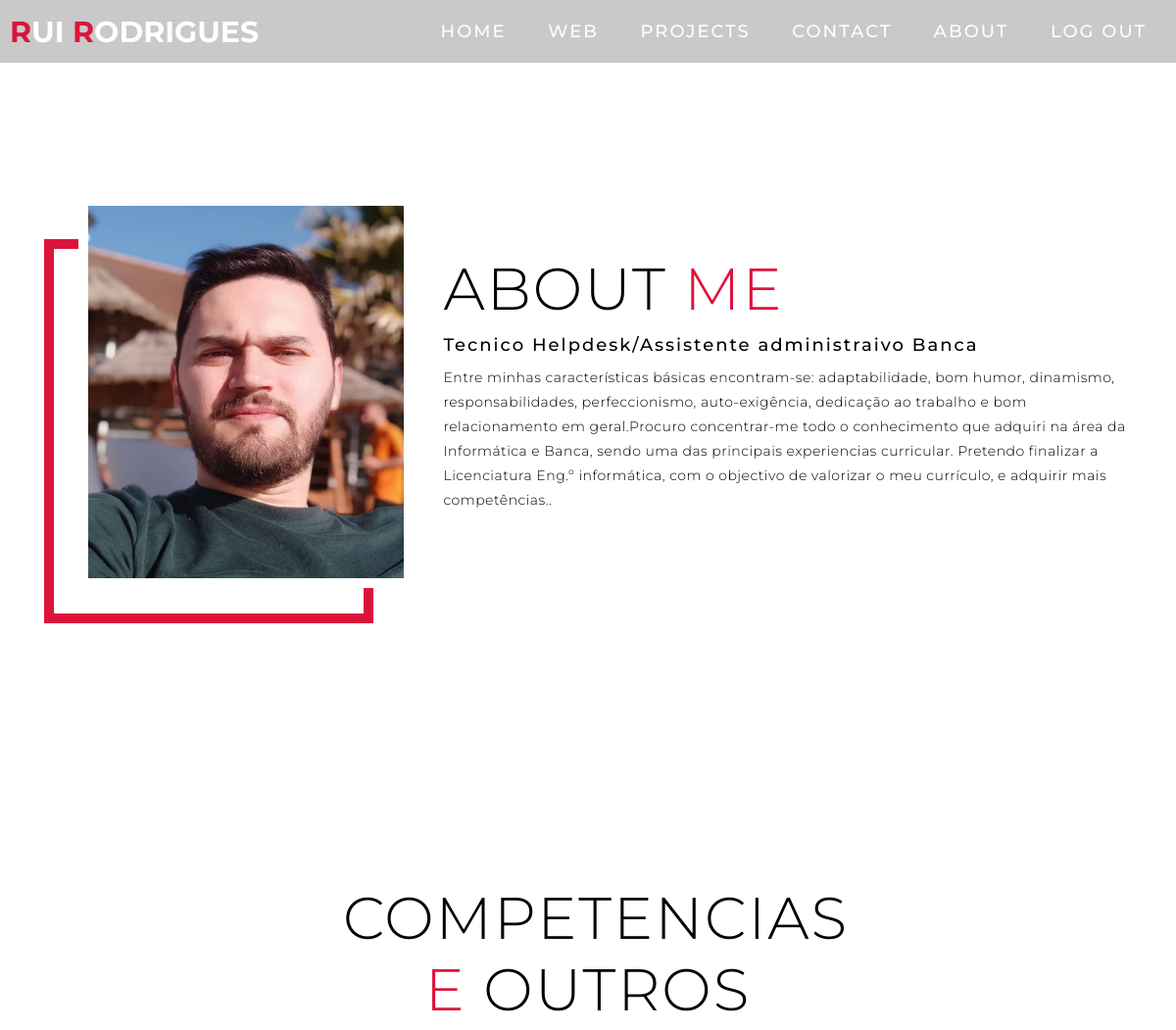
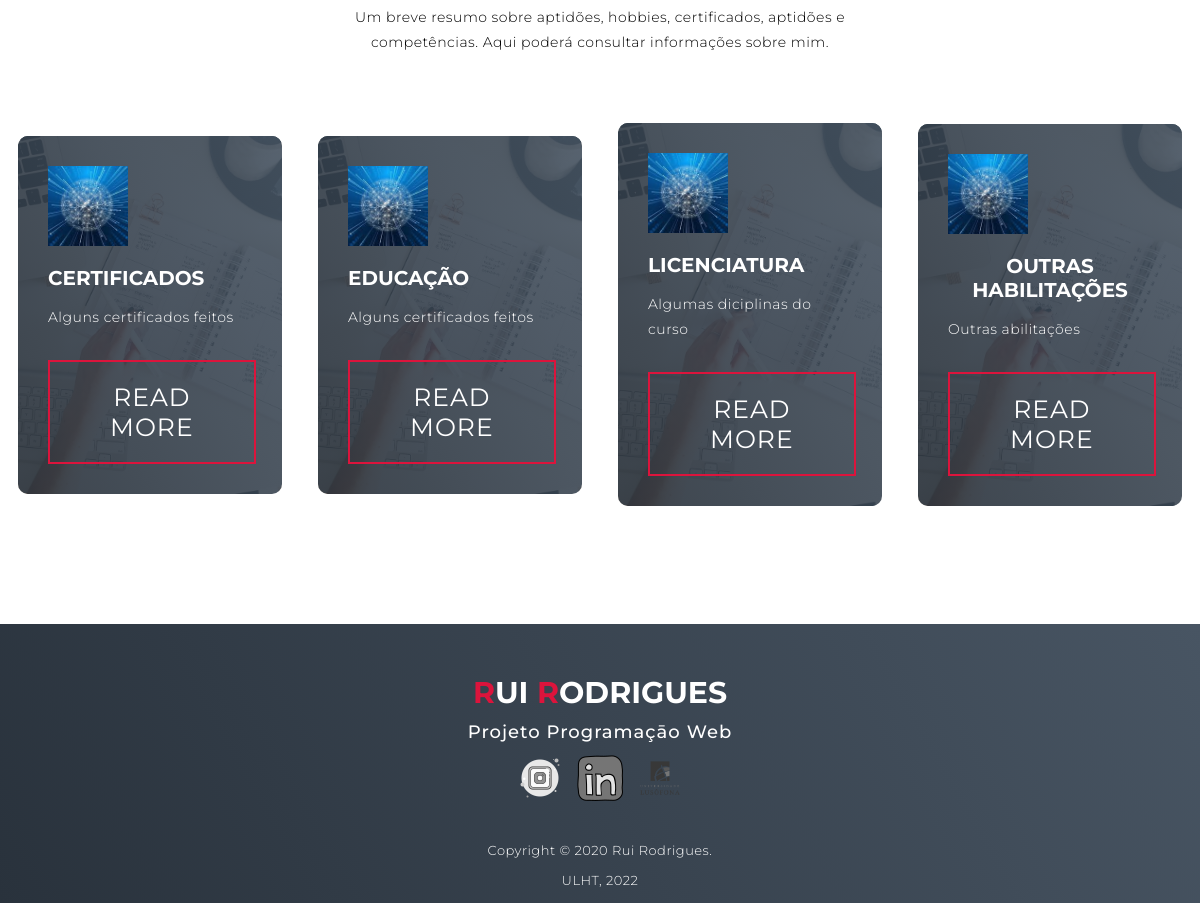
Screenshot of /about (signed in) with the database file from the repository (2 pictures, top to bottom).
### portfolio/models.py (models this page shows)
class About(models.Model):
    logo = models.ImageField(upload_to='image', null=True)
    titulo = models.CharField(max_length=20)
    texto = models.CharField(max_length=50)
    url = models.CharField(max_length=250)

### portfolio/views.py (the view)
# urls.py: path('about', views.about_page_view, name='about'),
def about_page_view(request):
    context = {'about': About.objects.all()}
    return render(request, 'portfolio/about.html', context)

### portfolio/templates/portfolio/about.html (shortened to what this page needs)
{% extends 'portfolio/layout.html' %}
{% load static %}
{% block content %}
    <section id="about">
        <div class="about container">
            <div class="col-left">
                <div class="about-img">
                    <img src="{% static 'portfolio/image/rui.png' %}" alt="img">
                </div>
            </div>
            <div class="col-right">
                <h1 class="section-title">About <span>me</span></h1>
                <h2>Tecnico Helpdesk/Assistente administraivo Banca</h2>
                <p>Entre minhas características básicas encontram-se: adaptabilidade, bom humor, dinamismo,
                    responsabilidades, perfeccionismo, auto-exigência, dedicação ao trabalho e bom relacionamento em
                    geral.Procuro concentrar-me todo o conhecimento que adquiri na área da Informática e Banca, sendo
                    uma das principais experiencias curricular.
                    Pretendo finalizar a Licenciatura Eng.º informática, com o objectivo de valorizar o meu currículo, e
                    adquirir mais competências..</p>
            </div>
        </div>
    </section>
    {% if user.is_authenticated %}
        <section id="services">
            <div class="services container">
                <div class="service-top">
                    <h1 class="section-title">Competencias<span> e </span>outros</h1>
                    <p>Um breve resumo sobre aptidões, hobbies, certificados, aptidões e competências. Aqui poderá
                        consultar
                        informações sobre mim.</p>
                </div>
                <div class="service-bottom">
                    {% for about_content in about %}
                        <div class="service-item">
                            {% load static %}
                            <div class="icon"><img src="{{ about_content.logo.url }}" alt=""/></div>
                            <h2>{{ about_content.titulo }} </h2>
                            <p>{{ about_content.texto }}</p>
                            <a href="{{ about_content.url }}" class="cta">read more</a>
                        </div>
                    {% endfor %}
                </div>
            </div>
        </section>
    {% endif %}
{% endblock %}

### portfolio/templates/portfolio/layout.html (shortened to what this page needs)
{% load static from static %}
<!DOCTYPE html>
<html lang="en">
<head>
    <link rel="stylesheet" href="{% static 'portfolio/css/estilos.css' %}">
    <link rel="stylesheet" href="{% static 'portfolio/css/app.js' %}">
</head>
<body>
<section id="header">
    <div class="header container">
        <div class="nav-bar">
            <div class="brand">
                <a href="about">
                    <h1><span>R</span>ui <span>R</span>odrigues</h1>
                </a>
            </div>
            <div class="nav-list">
                {% if user.is_authenticated %}
                    <ul>
                        <li><a href="home">Home</a></li>
                        <li><a href="web">Web</a></li>
                        <li><a href="projects">Projects</a></li>
                        <li><a href="contact">Contact</a></li>
                        <li><a href="about">About</a></li>
                        <li><a href="{% url 'logout' %}">Log out</a></li>
                    </ul>
                {% endif %}
            </div>
        </div>
    </div>
</section>
<main>
    {% block content %}
    {% endblock content %}
</main>
{% if user.is_authenticated %}
    <section id="footer">
        <div class="footer container">
            <div class="brand">
                <h1><span>R</span>ui <span>R</span>odrigues</h1>
            </div>
            <h2>Projeto Programaçāo Web</h2>
            <div class="social-icon">
                <div class="social-item">
                    <a href="https://www.instagram.com/rui_rodrigz"><img src="static/portfolio/image/instagram-50.png"/></a>
                </div>
                <div class="social-item">
                    <a href="https://www.linkedin.com/in/rui-rodrigues-8a8ab08b"><img
                            src="static/portfolio/image/linkedin-50.png"/></a>
                </div>
                <div class="social-item">
                    <a href="https://www.ulusofona.pt"><img
                            src="static/portfolio/image/logo_ulht.png"/></a>
                </div>
            </div>
            <p>Copyright © 2020 Rui Rodrigues.</p>
            <p>ULHT, 2022</p>
        </div>
    </section>
{% endif %}
</body>

### rows the page displays
About: logo (picture), titulo "CERTIFICADOS", texto "Alguns certificados feitos"
About: logo (picture), titulo "EDUCAÇÃO", texto "Alguns certificados feitos"
About: logo (picture), titulo "LICENCIATURA", texto "Algumas diciplinas do curso"
About: logo (picture), titulo "OUTRAS HABILITAÇÕES", texto "Outras abilitações"
